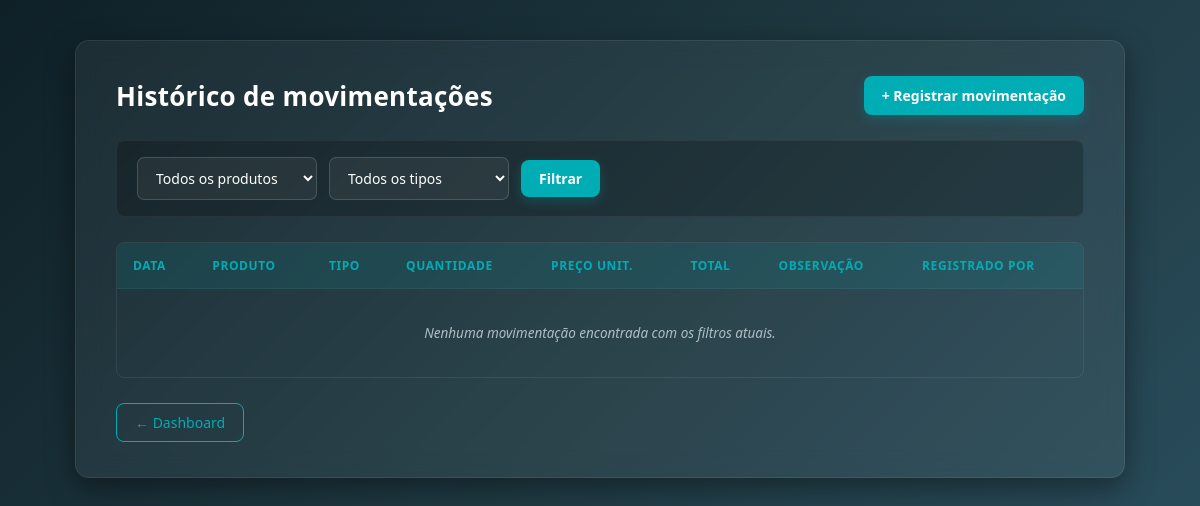
The page /movimentacoes/ (signed in) on the database as committed earlier.
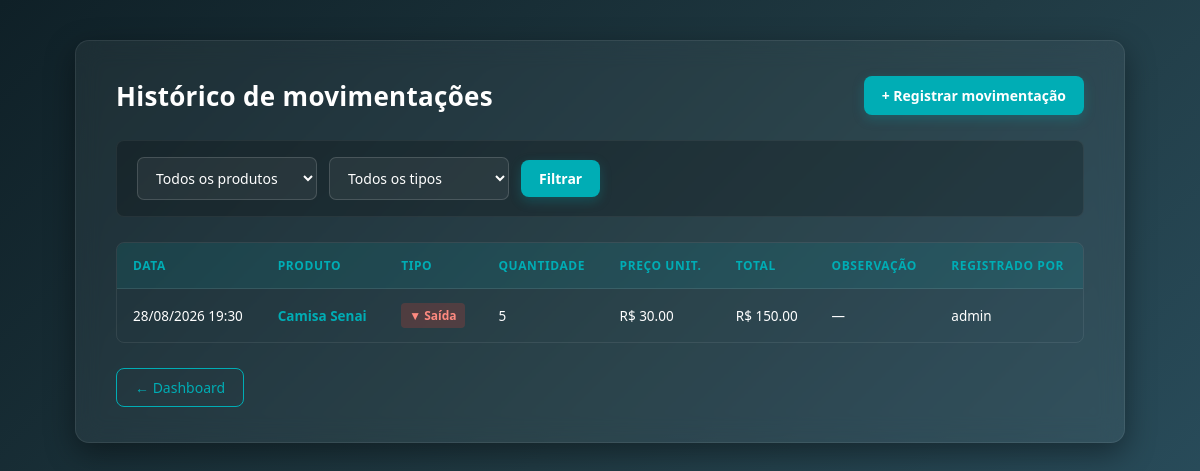
The same page on the database as committed later.
### app/models/movimentacao.py (models this page shows, shortened)
class Movimentacao(Base):
    __tablename__ = "movimentacoes"
    id         = Column(Integer, primary_key=True, index=True)
    tipo       = Column(
        Enum(TipoMovimentacao),
        nullable=False
    )
    quantidade = Column(Integer, nullable=False)
    preco_unitario = Column(Float, nullable=False, default=0.0)
    observacao = Column(String(255), nullable=True)
    criado_em  = Column(DateTime, server_default=func.now())
    produto_id = Column(
        Integer,
        ForeignKey("produtos.id", ondelete="CASCADE"),
        nullable=False
    )
    usuario_id = Column(
        Integer,
        ForeignKey("usuarios.id", ondelete="SET NULL"),
        nullable=True
    )
    produto = relationship("Produto", backref="movimentacoes")
    usuario = relationship("Usuario", backref="movimentacoes")

### app/models/produto.py (models this page shows, shortened)
class Produto(Base):
    __tablename__ = "produtos"
    id = Column(Integer, primary_key=True, autoincrement=True, index=True)
    nome = Column(String(150), nullable=False, index=True)
    preco = Column(Float, nullable=False, default=0.0)
    estoque_atual = Column(Integer, nullable=False, default=0)
    ativo = Column(Boolean, default=True)
    imagem_path = Column(String(255), nullable=True)
    categoria_id = Column(Integer, ForeignKey("categorias.id", ondelete="SET NULL"), nullable=True )
    categoria = relationship("Categoria", back_populates="produtos")

### app/models/usuarios.py (models this page shows)
class Usuario(Base):
    __tablename__ = "usuarios"
    id = Column(Integer, primary_key=True, autoincrement=True)
    nome = Column(String(100), nullable=False)
    email = Column(String(150), unique=True, nullable=False)
    senha_hash = Column(String(255), nullable=False)
    role = Column(String(20), nullable=False, default="operador")
    ativo = Column(Boolean, default=True)
    criando_em = Column(DateTime, server_default=func.now())

### app/controllers/movimentacoes_controller.py (the view)
@router.get("/", response_class=HTMLResponse)
def listar_movimentacoes(
    request: Request,
    produto_id: int = 0,     # filtra por produto específico
    tipo: str = "",          # "entrada" ou "saida"
    db: Session = Depends(get_db),
    admin = Depends(get_admin)
):
    query = db.query(Movimentacao).order_by(Movimentacao.criado_em.desc())
    if produto_id:
        query = query.filter(Movimentacao.produto_id == produto_id)
    if tipo in ("entrada", "saida", "cancelamento", "ajuste"):
        query = query.filter(Movimentacao.tipo == tipo)
    movimentacoes = query.limit(200).all()  # limita para não sobrecarregar
    produtos      = db.query(Produto).filter(Produto.ativo == True).all()
    return templates.TemplateResponse(
        request,
        "movimentacoes/index.html",
        {
            "request":        request,
            "usuario":        admin,
            "movimentacoes":  movimentacoes,
            "produtos":       produtos,
            "produto_id":     produto_id,
            "tipo":           tipo,
        }
    )

### app/templates/movimentacoes/index.html (shortened to what this page needs)
<!DOCTYPE html>
<html lang="pt-br">
<head>
    <link rel="stylesheet" href="/static/index_move.css">
</head>
<body>
    <div class="container">
        <div class="header-section">
            <h1 class="title">Histórico de movimentações</h1>
            <a href="/movimentacoes/nova" class="btn-primary">+ Registrar movimentação</a>
        </div>
        <form class="filter-bar" method="get" action="/movimentacoes">
            <select name="produto_id">
                <option value="0">Todos os produtos</option>
            </select>
            <select name="tipo">
                <option value="">Todos os tipos</option>
            </select>
            <button type="submit" class="btn-primary btn-filter">Filtrar</button>
        </form>
        <div class="table-wrapper">
            <table>
                <thead>
                    <tr>
                        <th>Data</th>
                        <th>Produto</th>
                        <th>Tipo</th>
                        <th>Quantidade</th>
                        <th>Preço unit.</th>
                        <th>Total</th>
                        <th>Observação</th>
                        <th>Registrado por</th>
                    </tr>
                </thead>
                <tbody>
                    {% for m in movimentacoes %}
                    <tr>
                        <td>{{ m.criado_em.strftime('%d/%m/%Y %H:%M') }}</td>
                        <td>
                            <a href="/produtos/{{ m.produto_id }}">
                                {{ m.produto.nome }}
                            </a>
                        </td>
                        <td>
                            {% if m.tipo.value == 'entrada' %}
                                <span class="badge badge-entrada">▲ Entrada</span>
                            {% else %}
                                <span class="badge badge-saida">▼ Saída</span>
                            {% endif %}
                        </td>
                        <td>{{ m.quantidade }}</td>
                        <td>R$ {{ "%.2f"|format(m.preco_unitario) }}</td>
                        <td>R$ {{ "%.2f"|format(m.valor_total) }}</td>
                        <td>{{ m.observacao or "—" }}</td>
                        <td>{{ m.usuario.nome if m.usuario else "—" }}</td>
                    </tr>
                    {% endfor %}
                    {% if not movimentacoes %}
                    <tr>
                        <td colspan="8" class="empty-state">
                            Nenhuma movimentação encontrada com os filtros atuais.
                        </td>
                    </tr>
                    {% endif %}
                </tbody>
            </table>
        </div>
        <div class="footer-section">
            <a href="/" class="btn-outline">← Dashboard</a>
        </div>
    </div>
</body>
</html>

Rows that differ between the two databases and show on the page:
added Movimentacao: criado_em "28/08/2026 19:30", produto.nome "Camisa Senai", tipo "▼ Saída", quantidade "5", preco_unitario "30.00", valor_total "150.00", observacao "—", usuario "admin"
Other text that changed with them:
text no longer shown: "Nenhuma movimentação encontrada com os filtros atuais."
